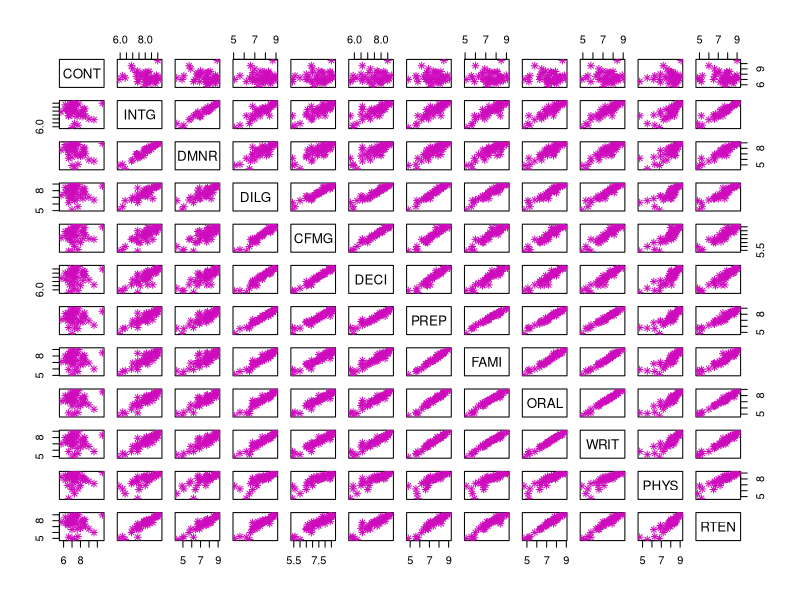
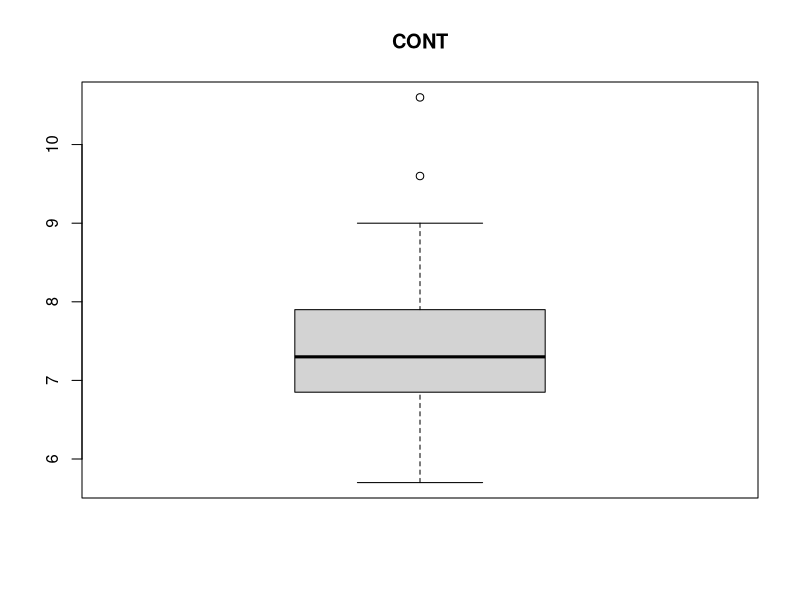
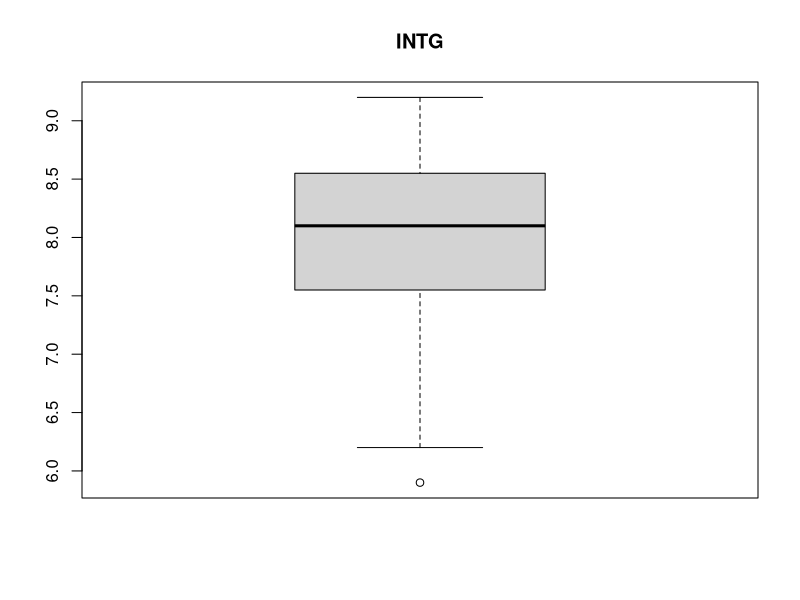
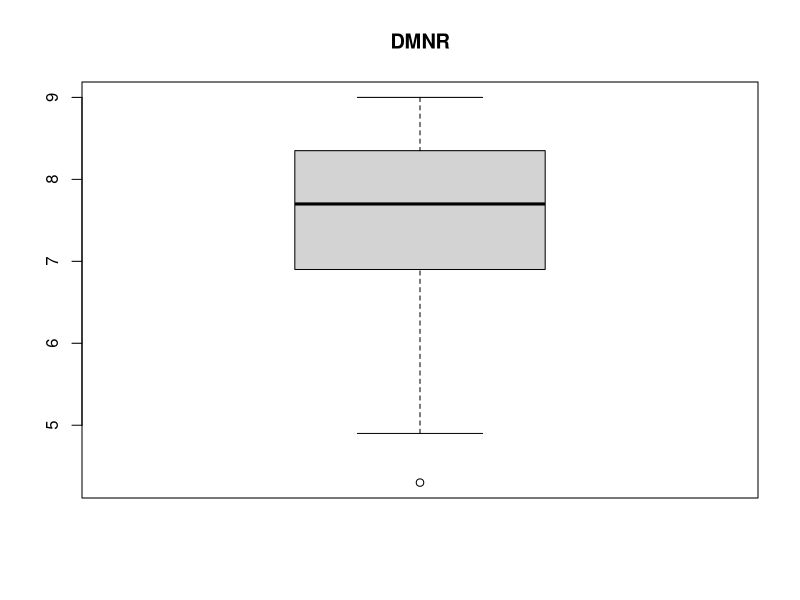
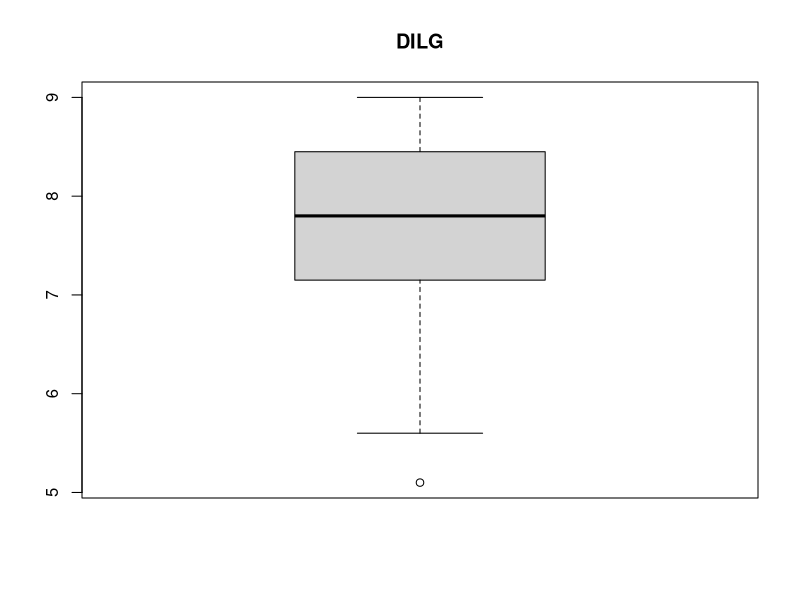
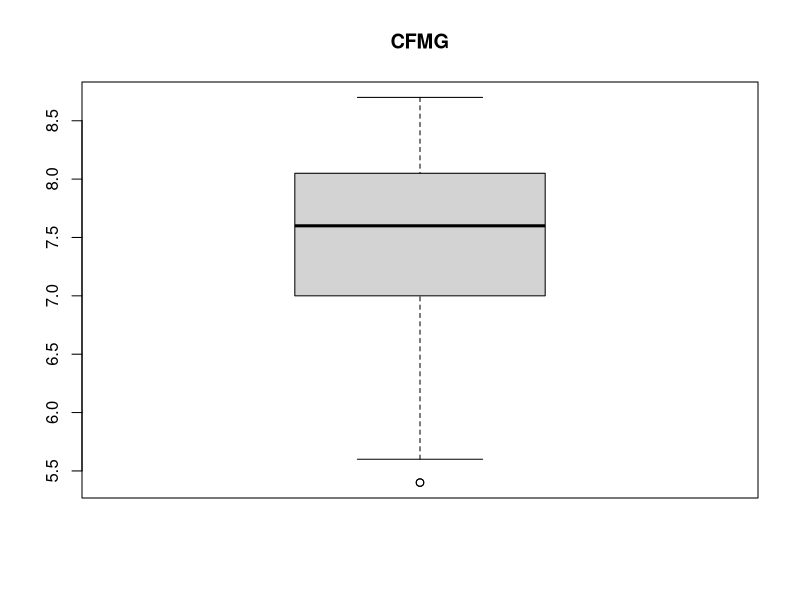
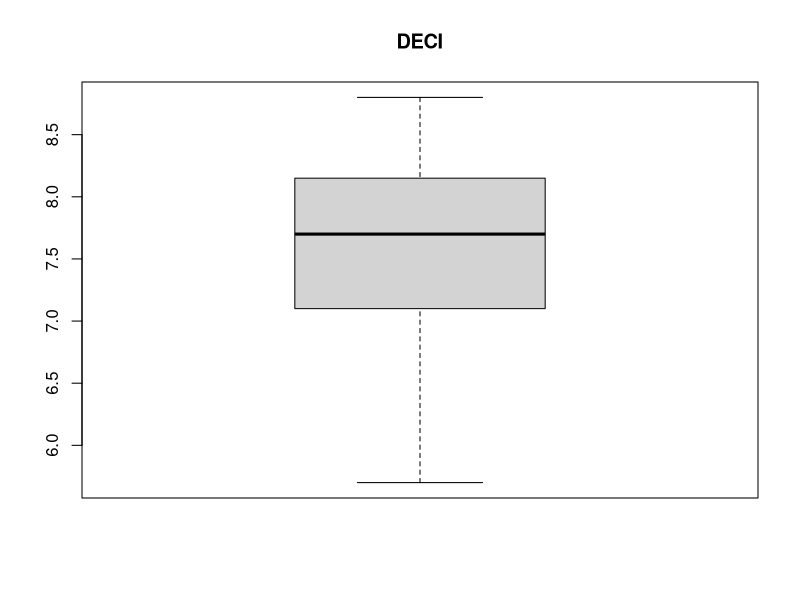
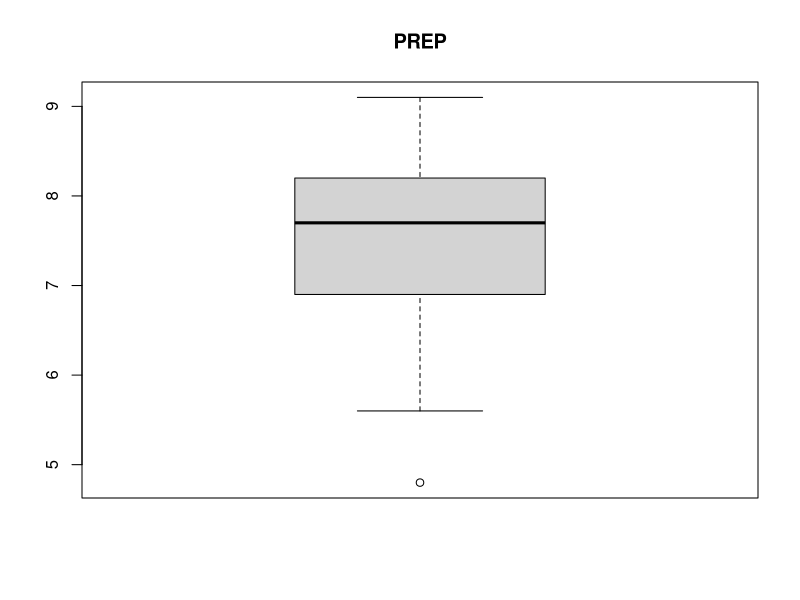

Source code (R) for these figures, in order: (Note: this script raises an error after producing the figures.)
## ---- chunk 1
knitr::opts_chunk$set(echo = TRUE)
## ---- chunk 2
# installing and loading required packages
packages <- c("tidyverse", "dplyr", "janitor", "stargazer", "haven", 'bigutilsr',  'magrittr', "FinAna",
              "lubridate")

package_installer <- function (list_of_packages){
  for(package in list_of_packages) {
    if(!require(package, character.only = TRUE)) {
      install.packages(package, dependencies = TRUE)
      require(package, character.only = TRUE)
      }
    else {
      next
    }
  }
}

package_installer(packages)
## ---- chunk 3
# loading the data set 
data("USJudgeRatings")
# store in a shorter variable name USJR
USJR <-  USJudgeRatings
## ---- chunk 4
# help command ? to retrieve metadata
?USJudgeRatings
# correlation matrix
pairs(USJR, col=6, pch=8)
## ---- chunk 5
# using the pipe-operator %>% to establish a pipeline of functions
USJR %>% summary()
USJR %>% glimpse()
USJR %>% colnames()
USJR 
## ---- chunk 6
lawyers <- rownames(USJR)
lawyers
## ---- chunk 7
 # i = 1, 2, 3, ..., number of colums
for (i in 1:length(colnames(USJR))) {
  # index for matrices or data frames-> [rows, cols]
  # title for each boxplot
  boxplot(USJR[, i], main= as.character(colnames(USJR)[i]))
}
## ---- chunk 8
for (i in 1:ncol(USJR)) {
  if (i==1) {
    x <- USJR[,i]
    x_bar <- mean(x)    # mean(USJR[, i])
    sigma <- sd(x)
    z <- (x-x_bar)/sigma
    # create data frame from zscore obtained
    z_scores <- data.frame(z)
  }
  else {
    x <- USJR[,i]
    x_bar <- mean(x)  
    sigma <- sd(x)
    z <- (x-x_bar)/sigma
    z_scores <- z_scores %>% cbind(z)
  }  
}
# renaming the column names by the corresponding variable
colnames(z_scores) <- colnames(USJR)
# adding back the lawyers' names to label the rows
rownames(z_scores) <- lawyers
#z_scores %>% View()
## ---- chunk 9
outlier_df <- ifelse(abs(z_scores) >= 2.8, 1, 0) %>% as.data.frame()
outlier_df
## ---- chunk 10
#rsums <- outlier_df %>% rowSums() %>% as.vector()
#outlier_df <- outlier_df %>% cbind(rsums, lawyers) %>% as.data.frame()

outlier_df <- outlier_df %>% mutate(outlier_df,
                      rsums = (CONT + INTG + DMNR + DILG + CFMG + DECI + PREP + 
                                 FAMI + ORAL + WRIT +PHYS + RTEN))
outlier_df
## ---- chunk 11
# base R barplot
barplot(rowSums(outlier_df), cex.axis=2, las=2, col=2)
# ggplot
ggplot(data=outlier_df, aes(x=lawyers)) +
  geom_bar(aes(weight=rsums))
## ---- chunk 12
outlier_df %>% summarize(lawyers, rsums) %>% arrange(-rsums) %>% head(10)
## ---- chunk 13
outliers <- boxplot(USJudgeRatings, plot = FALSE)$out

# Print the indices of the outliers
cat("Indices of potential outliers:", which(apply(USJudgeRatings, 2, function(x) x %in% outliers)), "\n")
## ---- chunk 14
library(dbscan)
dist_mtx <- dist(USJR)
# perform DBSCAN clustering
cluster <- dbscan(dist_mtx, eps = 1, minPts = 5)

# print the outlier indices
outlier_indices <- which(cluster$cluster == 0)
print(outlier_indices)
## ---- chunk 15
RBI <- read_csv("RBI.VI.csv")
# creating columns for month and year
RBI <- RBI %>% mutate(month = months(RBI$Date),
                      year = year(RBI$Date))
## ---- chunk 16
RBI <- RBI %>% mutate(DailyRev =
  (RBI$`Adj Close` - RBI$Open) * RBI$Volume)

ggplot(data=RBI, aes(x=Date, y=DailyRev)) +
  geom_line(col='dark blue')
## ---- chunk 17
RBI <- RBI %>% mutate(DailyRevNorm =
  (DailyRev-mean(DailyRev))/sd(DailyRev))

ggplot(data=RBI, aes(x=Date, y=DailyRevNorm)) +
  geom_line(col='dark blue')
## ---- chunk 18
library(lubridate)
outliers_RBI <- RBI[abs(RBI$DailyRevNorm) > 3, ] # RBI %>% filter(DailyRevNorm > 5 | DailyRevNorm < 5) 
m <- months(outliers_RBI$Date)
y <- year(outliers_RBI$Date)
outliers_RBI
## ---- chunk 19
barplot(table(m), las=2, col=3)
barplot(table(y), col="pink")
## ---- chunk 20
boxplot(RBI$DailyRev)$out

## ---- chunk 21
q1q3 <- function(x) {
  sorted <- sort(x, decreasing=F)
  # n observations
  n <- length(sorted)
  
  # index of median
  # ceiling() chooses the upper value if remainder results from floor division
  median_index <- ceiling(n / 2)
  
  # first quartile
  q1_index <- ceiling(median_index / 2)
  q1 <- ifelse(median_index %% 2 == 0, 
               (sorted[q1_index] + sorted[q1_index + 1]) / 2, 
               # else
               sorted[q1_index])
  
  # third quartile
  # -1 such that indices are not skewed
  q3_index <- median_index + q1_index - 1
  q3 <- ifelse(median_index %% 2 == 0, 
               (sorted[q3_index] + sorted[q3_index + 1]) / 2, 
               # else
               sorted[q3_index])
  
 t# return results for q1 & q3
  return(list(q1 = q1, q3 = q3))
}

q1q3(RBI$DailyRev)
## ---- chunk 22
q3 <- quantile(sort(RBI$DailyRev), 0.75)
q1 <- quantile(sort(RBI$DailyRev), 0.25)
q1_q3 <- IQR(sort(RBI$DailyRev))

# reomoving values if they fall out of interquartile range by 1.5 times the interquartile range
# ! negates the logical expression, selecting every row where the condition does NOT apply
no_outliers <- RBI[!RBI$DailyRev < (q1-1.5*q1_q3) | RBI$DailyRev > (q3+1.5*q1_q3), ]
no_outliers

## ---- chunk 23
ggplot(data=no_outliers, aes(x=Date, y=DailyRev, col=factor(year))) +
  geom_line() +
  theme_minimal()
  #scale_color_brewer(palette="Spectral")
ggplot(data=no_outliers, aes(x=Date, y=DailyRevNorm, color=month)) +
  geom_line() +
  facet_wrap(~month) #+ scale_color_brewer(palette="Spectral")

## ---- chunk 24
# binary classification, whether revenue is an outlier or not
RBI <- RBI %>% mutate(outlier=ifelse(abs(DailyRevNorm) > 3, 1, 0))
RBI %>% 
    dplyr::group_by(month) %>% 
    drop_na() %>% 
    summarize(total_outliers = sum(outlier)) %>% 
    arrange(-total_outliers)
## ---- chunk 25
RBI <- RBI %>% mutate(MY=paste(month, year, sep='/'))
RBI %>% 
    dplyr::group_by(MY) %>% 
    summarize(total_outliers = sum(outlier)) %>% 
    arrange(-total_outliers) %>% 
    head(n=10)
## ---- chunk 26
CIA <- read_csv("export.csv")

countries <- c("AT", "DE")
pop <- c(9000000, 79000000)

comparison <- matrix(countries, pop, nrow=2, ncol=2, byrow = F)
comparison

barplot(comparison[, 2])
## ---- chunk 27

## ---- chunk 28
#happy <- read_csv("https://raw.githubusercontent.com/etadpu/open_source_data/main/happiness-cantril-ladder.csv")
happy <- read_csv("happiness-cantril-ladder.csv")
# clean column names 
colnames(happy) <- make_clean_names(colnames(happy))
happy
## ---- chunk 29
# extracting relevant years form panel data
# remove columns 2 & 3 s.t. only the country and the happyness score remain
# sorting all columns by happyness score in dscending order (-)
#h2010 <- happy[happy$year == 2010 , ] %>% arrange(-cantril_ladder_score) 
#h2020 <- happy[happy$year == 2020, ] %>% arrange(-cantril_ladder_score) 
h2010 <- happy[happy$year == 2010 , -(2:3)] %>% arrange(-cantril_ladder_score) %>% invisible()
h2020 <- happy[happy$year == 2020, -(2:3)] %>% arrange(-cantril_ladder_score) %>% invisible()
# renaming column name 
colnames(h2010)[2] <- "score2010" 
colnames(h2020)[2] <- "score2020"
# selecting the top & bottom 5 rows
head(h2010, 5); top_n(h2010, -5)
head(h2020, 5); top_n(h2020, -5) 

## ---- chunk 30
# merging both dataframes on the country column
h_2010_2020 <- merge(h2010, h2020, by="entity", all.x = TRUE)
h_2010_2020
# other option: joining with SQL statement
# renaming colnames s.t. we remove ambiguity 
# (joinin won't work if columns have the same names)
colnames(h2010) <- c("entity2010", "score2010")
colnames(h2020) <- c("entity2020","score2020")
library(sqldf)
sqldf("
      SELECT *
      FROM h2010 
      LEFT JOIN h2020
      ON entity2010 = entity2020
      ")
